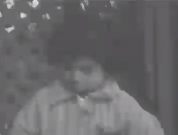
%> input picture 台大郭彦甫/08影像处理（一）/pout.png, 178 x 135 px
$ octave a04.m   (GNU Octave 9; MATLAB toolbox functions it lacks are replaced by stand-ins)
%> lines starting %> are read from the running program, lines starting %| are printed output that depends on the picture
%imhist(I)%显示频率
I=imread('pout.png');
%> I is the input picture: size 135x178x3 uint8; mean R, G, B 106.1, 104.8, 106.3
I2=histeq(I);%拉大间距
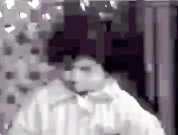
%> I2: size 135x178x3 uint8; mean R, G, B 130.7, 122.9, 131.5
subplot(1,4,1);
imhist(I);
subplot(1,4,2);
imshow(I);
subplot(1,4,3);
imshow(I2);
subplot(1,4,4);
imhist(I2);
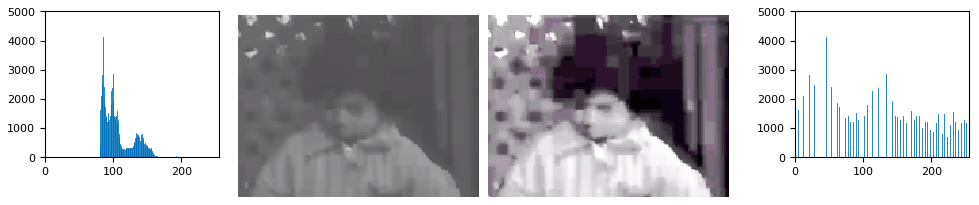
%> figure redrawn from the program's plot data, 4 panels

$ run again, with 台大郭彦甫/08影像处理（一）/rice.png copied over 台大郭彦甫/08影像处理（一）/pout.png
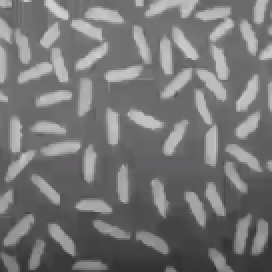
%> input picture 台大郭彦甫/08影像处理（一）/rice.png, 136 x 136 px (shown 2 times larger)
%> I is the input picture: size 136x136x3 uint8; mean R, G, B 117.6, 116.4, 117.8
%> `I2=histeq(I);`:
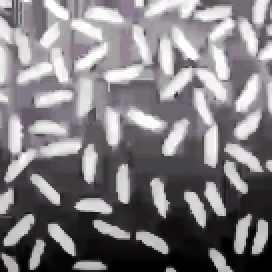
%> I2: size 136x136x3 uint8 (shown 2 times larger); mean R, G, B 127.9, 124.3, 128.5
%> `imhist(I2);`:
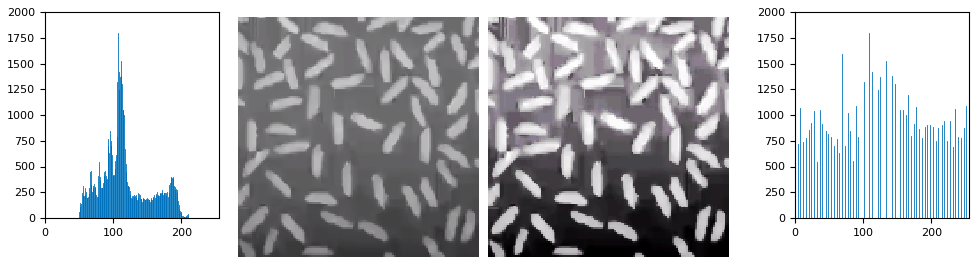
%> figure redrawn from the program's plot data, 4 panels
